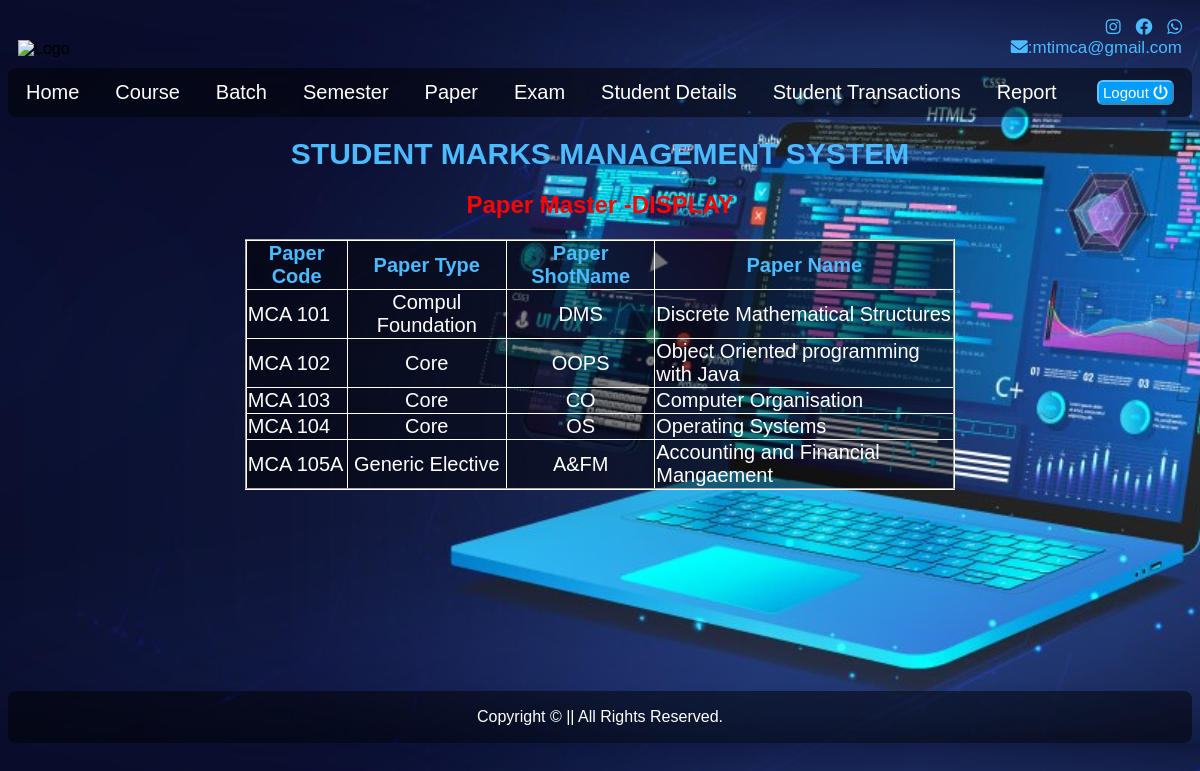
Page /student/displaypaper/ on the committed database.
### student/models.py (models this page shows, shortened)
class PaperMasterModel(models.Model):
    papercode    = models.CharField(max_length =8, unique=True)
    papertype    = models.CharField(max_length =18)
    papershtname = models.CharField(max_length=10, unique=True)
    papername    = models.CharField(max_length =50,unique=True)

### student/views.py (the view)
# urls.py: path('displaypaper/',views.displaypaper,name='displaypaper'),
def displaypaper(request):
    paper = PaperMasterModel.objects.all().values()
    temp = loader.get_template('displaypaper.html')
    context = {
        'data':paper,
    }
    return HttpResponse(temp.render(context,request))

### student/templates/displaypaper.html (shortened to what this page needs)
{% extends "master.html" %}
{% block content %}
<div align="center" style="color: white;">
    <h1>Paper Master -DISPLAY</h1>
            <table border="2" style="border-collapse: collapse; border-color: white; width: 60%; font-size: 20px;">
            <tr class="thead"> <th>Paper Code</th> <th>Paper Type</th> <th>Paper ShotName</th> <th>Paper Name</th> </tr>
            {% for x in data %}
            <tr>
                <td>{{x.papercode}}</td>
                <td align="center">{{x.papertype}}</td>
                <td align="center">{{x.papershtname}}</td>
                <td>{{x.papername}}</td>
            </tr>
            {% endfor %}
        </table>
</div>
{% endblock %}

### student/static/css/styles.css (style rules this page uses)
body { font-family: Arial, Helvetica, sans-serif; background-size:cover; background-position:center; margin-bottom: 0; }
h1 { color:#ff0000; }
.thead { color: #4bbaff; }
table { background-color: #0000007f; }

### rows in the picture
PaperMasterModel: papercode "MCA 101", papertype "Compul Foundation", papershtname "DMS", papername "Discrete Mathematical Structures"
PaperMasterModel: papercode "MCA 102", papertype "Core", papershtname "OOPS", papername "Object Oriented programming with Java"
PaperMasterModel: papercode "MCA 103", papertype "Core", papershtname "CO", papername "Computer Organisation"
PaperMasterModel: papercode "MCA 104", papertype "Core", papershtname "OS", papername "Operating Systems"
PaperMasterModel: papercode "MCA 105A", papertype "Generic Elective", papershtname "A&FM", papername "Accounting and Financial Mangaement"
